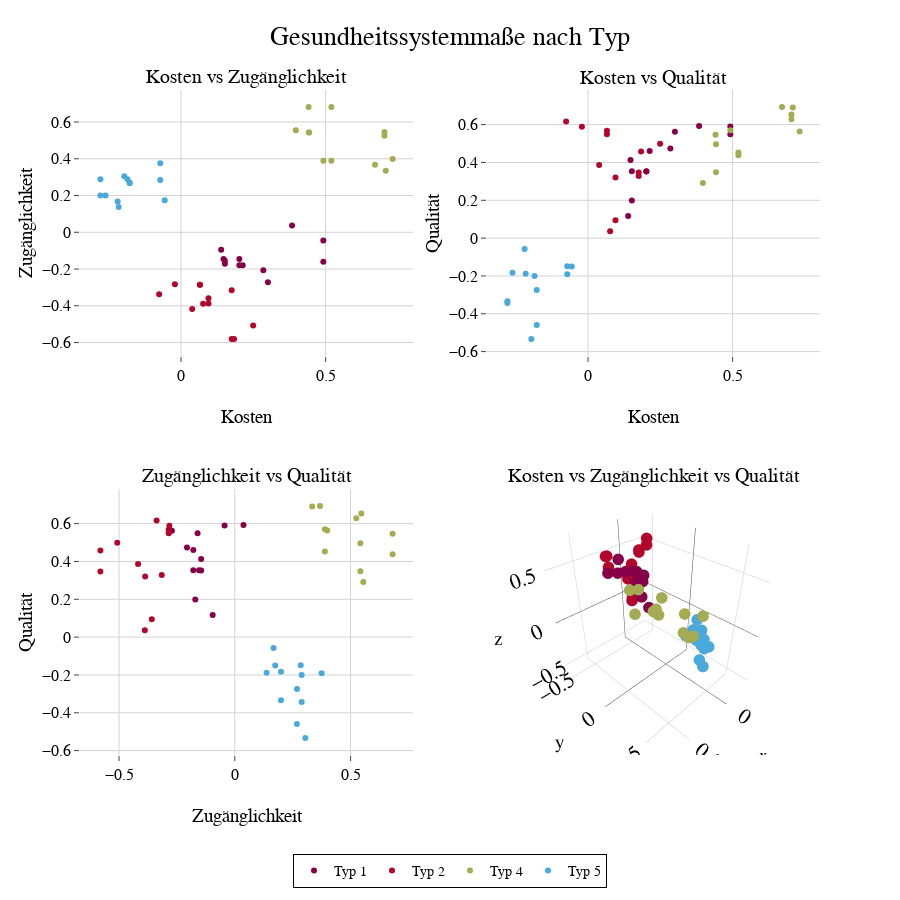

Notebook code for this chart:
### Code cell
from plotly.subplots import make_subplots

# Create subplot layout (2x2)
fig = make_subplots(
    rows=2, cols=2,
    specs=[[{"type": "scatter"}, {"type": "scatter"}], 
           [{"type": "scatter"}, {"type": "scatter3d"}]],  # 3D in bottom right
    horizontal_spacing = 0.1,
    vertical_spacing = 0.2,
    subplot_titles=[
        "Kosten vs Zugänglichkeit", 
        "Kosten vs Qualität", 
        "Zugänglichkeit vs Qualität", 
        "Kosten vs Zugänglichkeit vs Qualität"
    ]
)

colorlist_3D = []
for i in plt_data3D["Codierung"]:
    colorlist_3D.append(color_seq[i])

for co in [1,2,4,5]:
    # 2D Scatter plots
    fig.add_trace(
        go.Scatter(
            x=plt_data3D[plt_data3D["Codierung"]==co]["Kosten"], 
            y=plt_data3D[plt_data3D["Codierung"]==co]["Zugänglichkeit"], 
            mode="markers", 
            marker=dict(color=color_seq[co]),
            name=f"Typ {co}"
        ),
        row=1, col=1
    )

    fig.add_trace(
        go.Scatter(
            x=plt_data3D[plt_data3D["Codierung"]==co]["Kosten"], 
            y=plt_data3D[plt_data3D["Codierung"]==co]["Qualität"], 
            mode="markers", 
            marker=dict(color=color_seq[co]),
            name=f"Typ {co}",
            showlegend=False
        ),
        row=1, col=2
    )

    fig.add_trace(
        go.Scatter(
            x=plt_data3D[plt_data3D["Codierung"]==co]["Zugänglichkeit"], 
            y=plt_data3D[plt_data3D["Codierung"]==co]["Qualität"],
            mode="markers", 
            marker=dict(color=color_seq[co]),
            name=f"Typ {co}",
            showlegend=False
        ),
        row=2, col=1
    )

# 3D Scatter plot
fig.add_trace(
    go.Scatter3d(
        x=plt_data3D["Kosten"], 
        y=plt_data3D["Zugänglichkeit"], 
        z=plt_data3D["Qualität"], 
        mode="markers", 
        marker=dict(size=4, color=colorlist_3D),
        name="Kosten vs Zugänglichkeit vs Qualität",
        showlegend=False
    ),
    row=2, col=2
)

fig.update_xaxes(title_text="Kosten", row=1, col=1)
fig.update_yaxes(title_text="Zugänglichkeit", row=1, col=1)

fig.update_xaxes(title_text="Kosten", row=1, col=2)
fig.update_yaxes(title_text="Qualität", row=1, col=2)

fig.update_xaxes(title_text="Zugänglichkeit", row=2, col=1)
fig.update_yaxes(title_text="Qualität", row=2, col=1)

fig.update_layout(annotations=[dict(font=dict(size=20))])

# Update layout
fig.update_layout(
    title="Gesundheitssystemmaße nach Typ",
    width=900, height=900,
    legend=dict(
        orientation="h",
        yanchor="bottom",
        y=-0.2,
        xanchor="center",
        x=0.5
    ),
    margin=dict(t=90, b=50)
)

# Show the plot
fig.show()

### Figure 1 — Plotly figure (JSON) as saved in the notebook; plotly's stock layout.template omitted (floating-point values rounded to 4 significant figures)
{"data": [{"marker": {"color": "rgb(134, 0, 71)"}, "mode": "markers", "name": "Typ 1", "type": "scatter", "x": [0.1387, 0.1515, 0.1515, 0.1468, 0.2016, 0.2016, 0.2131, 0.2846, 0.3004, 0.4919, 0.4919, 0.384], "xaxis": "x", "y": [-0.09564, -0.1708, -0.1545, -0.1454, -0.1454, -0.1793, -0.1793, -0.2066, -0.2718, -0.1609, -0.04432, 0.03748], "yaxis": "y"}, {"marker": {"color": "rgb(134, 0, 71)"}, "mode": "markers", "name": "Typ 1", "showlegend": false, "type": "scatter", "x": [0.1387, 0.1515, 0.1515, 0.1468, 0.2016, 0.2016, 0.2131, 0.2846, 0.3004, 0.4919, 0.4919, 0.384], "xaxis": "x2", "y": [0.1175, 0.1986, 0.3539, 0.4125, 0.3522, 0.3541, 0.4604, 0.4734, 0.5622, 0.5492, 0.5904, 0.5928], "yaxis": "y2"}, {"marker": {"color": "rgb(134, 0, 71)"}, "mode": "markers", "name": "Typ 1", "showlegend": false, "type": "scatter", "x": [-0.09564, -0.1708, -0.1545, -0.1454, -0.1454, -0.1793, -0.1793, -0.2066, -0.2718, -0.1609, -0.04432, 0.03748], "xaxis": "x3", "y": [0.1175, 0.1986, 0.3539, 0.4125, 0.3522, 0.3541, 0.4604, 0.4734, 0.5622, 0.5492, 0.5904, 0.5928], "yaxis": "y3"}, {"marker": {"color": "rgb(179, 6, 44)"}, "mode": "markers", "name": "Typ 2", "type": "scatter", "x": [0.07628, 0.09487, 0.09487, 0.03855, 0.1751, 0.1751, 0.1833, 0.2493, -0.07579, 0.0653, 0.0653, -0.02124], "xaxis": "x", "y": [-0.3887, -0.3587, -0.3872, -0.4179, -0.3155, -0.5806, -0.5806, -0.5079, -0.3377, -0.2856, -0.2856, -0.2827], "yaxis": "y"}, {"marker": {"color": "rgb(179, 6, 44)"}, "mode": "markers", "name": "Typ 2", "showlegend": false, "type": "scatter", "x": [0.07628, 0.09487, 0.09487, 0.03855, 0.1751, 0.1751, 0.1833, 0.2493, -0.07579, 0.0653, 0.0653, -0.02124], "xaxis": "x2", "y": [0.03582, 0.09475, 0.3204, 0.3872, 0.3288, 0.347, 0.4581, 0.4987, 0.6166, 0.5495, 0.5675, 0.5886], "yaxis": "y2"}, {"marker": {"color": "rgb(179, 6, 44)"}, "mode": "markers", "name": "Typ 2", "showlegend": false, "type": "scatter", "x": [-0.3887, -0.3587, -0.3872, -0.4179, -0.3155, -0.5806, -0.5806, -0.5079, -0.3377, -0.2856, -0.2856, -0.2827], "xaxis": "x3", "y": [0.03582, 0.09475, 0.3204, 0.3872, 0.3288, 0.347, 0.4581, 0.4987, 0.6166, 0.5495, 0.5675, 0.5886], "yaxis": "y3"}, {"marker": {"color": "rgb(165, 171, 82)"}, "mode": "markers", "name": "Typ 4", "type": "scatter", "x": [0.397, 0.4425, 0.4425, 0.4409, 0.5199, 0.5199, 0.4923, 0.7316, 0.6708, 0.7034, 0.7034, 0.708], "xaxis": "x", "y": [0.555, 0.5424, 0.5424, 0.6815, 0.6815, 0.389, 0.389, 0.3991, 0.3678, 0.5248, 0.5463, 0.3343], "yaxis": "y"}, {"marker": {"color": "rgb(165, 171, 82)"}, "mode": "markers", "name": "Typ 4", "showlegend": false, "type": "scatter", "x": [0.397, 0.4425, 0.4425, 0.4409, 0.5199, 0.5199, 0.4923, 0.7316, 0.6708, 0.7034, 0.7034, 0.708], "xaxis": "x2", "y": [0.291, 0.3483, 0.4967, 0.5466, 0.438, 0.453, 0.5702, 0.5641, 0.693, 0.6289, 0.6538, 0.6904], "yaxis": "y2"}, {"marker": {"color": "rgb(165, 171, 82)"}, "mode": "markers", "name": "Typ 4", "showlegend": false, "type": "scatter", "x": [0.555, 0.5424, 0.5424, 0.6815, 0.6815, 0.389, 0.389, 0.3991, 0.3678, 0.5248, 0.5463, 0.3343], "xaxis": "x3", "y": [0.291, 0.3483, 0.4967, 0.5466, 0.438, 0.453, 0.5702, 0.5641, 0.693, 0.6289, 0.6538, 0.6904], "yaxis": "y3"}, {"marker": {"color": "rgb(72, 169, 218)"}, "mode": "markers", "name": "Typ 5", "type": "scatter", "x": [-0.1962, -0.1776, -0.1776, -0.1849, -0.2789, -0.2789, -0.2612, -0.2157, -0.2194, -0.07185, -0.07185, -0.05651], "xaxis": "x", "y": [0.3045, 0.268, 0.2687, 0.2888, 0.2888, 0.1995, 0.1995, 0.1374, 0.1674, 0.2847, 0.3752, 0.1744], "yaxis": "y"}, {"marker": {"color": "rgb(72, 169, 218)"}, "mode": "markers", "name": "Typ 5", "showlegend": false, "type": "scatter", "x": [-0.1962, -0.1776, -0.1776, -0.1849, -0.2789, -0.2789, -0.2612, -0.2157, -0.2194, -0.07185, -0.07185, -0.05651], "xaxis": "x2", "y": [-0.5332, -0.4589, -0.2744, -0.2005, -0.3437, -0.3344, -0.1835, -0.1878, -0.05806, -0.1484, -0.1913, -0.1499], "yaxis": "y2"}, {"marker": {"color": "rgb(72, 169, 218)"}, "mode": "markers", "name": "Typ 5", "showlegend": false, "type": "scatter", "x": [0.3045, 0.268, 0.2687, 0.2888, 0.2888, 0.1995, 0.1995, 0.1374, 0.1674, 0.2847, 0.3752, 0.1744], "xaxis": "x3", "y": [-0.5332, -0.4589, -0.2744, -0.2005, -0.3437, -0.3344, -0.1835, -0.1878, -0.05806, -0.1484, -0.1913, -0.1499], "yaxis": "y3"}, {"marker": {"color": ["rgb(134, 0, 71)", "rgb(179, 6, 44)", "rgb(165, 171, 82)", "rgb(72, 169, 218)", "rgb(134, 0, 71)", "rgb(179, 6, 44)", "rgb(165, 171, 82)", "rgb(72, 169, 218)", "rgb(134, 0, 71)", "rgb(179, 6, 44)", "rgb(165, 171, 82)", "rgb(72, 169, 218)", "rgb(134, 0, 71)", "rgb(179, 6, 44)", "rgb(165, 171, 82)", "rgb(72, 169, 218)", "rgb(134, 0, 71)", "rgb(179, 6, 44)", "rgb(165, 171, 82)", "rgb(72, 169, 218)", "rgb(134, 0, 71)", "rgb(179, 6, 44)", "rgb(165, 171, 82)", "rgb(72, 169, 218)", "rgb(134, 0, 71)", "rgb(179, 6, 44)", "rgb(165, 171, 82)", "rgb(72, 169, 218)", "rgb(134, 0, 71)", "rgb(179, 6, 44)", "rgb(165, 171, 82)", "rgb(72, 169, 218)", "rgb(134, 0, 71)", "rgb(179, 6, 44)", "rgb(165, 171, 82)", "rgb(72, 169, 218)", "rgb(134, 0, 71)", "rgb(179, 6, 44)", "rgb(165, 171, 82)", "rgb(72, 169, 218)", "rgb(134, 0, 71)", "rgb(179, 6, 44)", "rgb(165, 171, 82)", "rgb(72, 169, 218)", "rgb(134, 0, 71)", "rgb(179, 6, 44)", "rgb(165, 171, 82)", "rgb(72, 169, 218)"], "size": 4}, "mode": "markers", "name": "Kosten vs Zugänglichkeit vs Qualität", "scene": "scene", "showlegend": false, "type": "scatter3d", "x": [0.1387, 0.07628, 0.397, -0.1962, 0.1515, 0.09487, 0.4425, -0.1776, 0.1515, 0.09487, 0.4425, -0.1776, 0.1468, 0.03855, 0.4409, -0.1849, 0.2016, 0.1751, 0.5199, -0.2789, 0.2016, 0.1751, 0.5199, -0.2789, 0.2131, 0.1833, 0.4923, -0.2612, 0.2846, 0.2493, 0.7316, -0.2157, 0.3004, -0.07579, 0.6708, -0.2194, 0.4919, 0.0653, 0.7034, -0.07185, 0.4919, 0.0653, 0.7034, -0.07185, 0.384, -0.02124, 0.708, -0.05651], "y": [-0.09564, -0.3887, 0.555, 0.3045, -0.1708, -0.3587, 0.5424, 0.268, -0.1545, -0.3872, 0.5424, 0.2687, -0.1454, -0.4179, 0.6815, 0.2888, -0.1454, -0.3155, 0.6815, 0.2888, -0.1793, -0.5806, 0.389, 0.1995, -0.1793, -0.5806, 0.389, 0.1995, -0.2066, -0.5079, 0.3991, 0.1374, -0.2718, -0.3377, 0.3678, 0.1674, -0.1609, -0.2856, 0.5248, 0.2847, -0.04432, -0.2856, 0.5463, 0.3752, 0.03748, -0.2827, 0.3343, 0.1744], "z": [0.1175, 0.03582, 0.291, -0.5332, 0.1986, 0.09475, 0.3483, -0.4589, 0.3539, 0.3204, 0.4967, -0.2744, 0.4125, 0.3872, 0.5466, -0.2005, 0.3522, 0.3288, 0.438, -0.3437, 0.3541, 0.347, 0.453, -0.3344, 0.4604, 0.4581, 0.5702, -0.1835, 0.4734, 0.4987, 0.5641, -0.1878, 0.5622, 0.6166, 0.693, -0.05806, 0.5492, 0.5495, 0.6289, -0.1484, 0.5904, 0.5675, 0.6538, -0.1913, 0.5928, 0.5886, 0.6904, -0.1499]}], "layout": {"annotations": [{"font": {"size": 20}, "showarrow": false, "text": "Kosten vs Zugänglichkeit", "x": 0.225, "xanchor": "center", "xref": "paper", "y": 1, "yanchor": "bottom", "yref": "paper"}, {"font": {"size": 20}, "showarrow": false, "text": "Kosten vs Qualität", "x": 0.775, "xanchor": "center", "xref": "paper", "y": 1, "yanchor": "bottom", "yref": "paper"}, {"font": {"size": 20}, "showarrow": false, "text": "Zugänglichkeit vs Qualität", "x": 0.225, "xanchor": "center", "xref": "paper", "y": 0.4, "yanchor": "bottom", "yref": "paper"}, {"font": {"size": 20}, "showarrow": false, "text": "Kosten vs Zugänglichkeit vs Qualität", "x": 0.775, "xanchor": "center", "xref": "paper", "y": 0.4, "yanchor": "bottom", "yref": "paper"}], "height": 900, "legend": {"orientation": "h", "x": 0.5, "xanchor": "center", "y": -0.2, "yanchor": "bottom"}, "margin": {"b": 50, "t": 90}, "scene": {"domain": {"x": [0.55, 1], "y": [0, 0.4]}}, "title": {"text": "Gesundheitssystemmaße nach Typ"}, "width": 900, "xaxis": {"anchor": "y", "domain": [0, 0.45], "title": {"text": "Kosten"}}, "xaxis2": {"anchor": "y2", "domain": [0.55, 1], "title": {"text": "Kosten"}}, "xaxis3": {"anchor": "y3", "domain": [0, 0.45], "title": {"text": "Zugänglichkeit"}}, "yaxis": {"anchor": "x", "domain": [0.6, 1], "title": {"text": "Zugänglichkeit"}}, "yaxis2": {"anchor": "x2", "domain": [0.6, 1], "title": {"text": "Qualität"}}, "yaxis3": {"anchor": "x3", "domain": [0, 0.4], "title": {"text": "Qualität"}}}}
